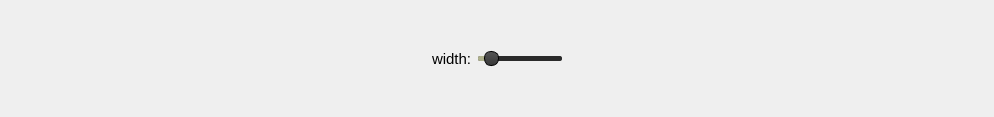
<?xml version="1.0" encoding="UTF-8"?>
<ui version="4.0">
 <class>LineProps</class>
 <widget class="QWidget" name="LineProps">
  <property name="geometry">
   <rect>
    <x>0</x>
    <y>0</y>
    <width>994</width>
    <height>117</height>
   </rect>
  </property>
  <property name="sizePolicy">
   <sizepolicy hsizetype="Expanding" vsizetype="Expanding">
    <horstretch>0</horstretch>
    <verstretch>0</verstretch>
   </sizepolicy>
  </property>
  <property name="windowTitle">
   <string>Form</string>
  </property>
  <layout class="QHBoxLayout" name="horizontalLayout">
   <item>
    <spacer name="horizontalSpacer_2">
     <property name="orientation">
      <enum>Qt::Horizontal</enum>
     </property>
     <property name="sizeHint" stdset="0">
      <size>
       <width>40</width>
       <height>20</height>
      </size>
     </property>
    </spacer>
   </item>
   <item>
    <widget class="QLabel" name="widthLabel">
     <property name="sizePolicy">
      <sizepolicy hsizetype="Preferred" vsizetype="Preferred">
       <horstretch>0</horstretch>
       <verstretch>0</verstretch>
      </sizepolicy>
     </property>
     <property name="styleSheet">
      <string notr="true">QLabel {
	font-size: 11pt;
}</string>
     </property>
     <property name="text">
      <string>width:</string>
     </property>
     <property name="textFormat">
      <enum>Qt::AutoText</enum>
     </property>
    </widget>
   </item>
   <item>
    <widget class="QSlider" name="widthSlider">
     <property name="sizePolicy">
      <sizepolicy hsizetype="Fixed" vsizetype="Expanding">
       <horstretch>0</horstretch>
       <verstretch>0</verstretch>
      </sizepolicy>
     </property>
     <property name="minimumSize">
      <size>
       <width>0</width>
       <height>0</height>
      </size>
     </property>
     <property name="maximumSize">
      <size>
       <width>130</width>
       <height>16777215</height>
      </size>
     </property>
     <property name="cursor">
      <cursorShape>PointingHandCursor</cursorShape>
     </property>
     <property name="styleSheet">
      <string notr="true">QSlider::groove {
    height: 5px;
	background: #2a2a2a;
	border-radius: 2px;
}

QSlider::handle{
    background: qlineargradient(x1:0, y1:0, x2:0, y2:1, stop:0 #555, stop:1 #383838);;
	width: 13px;
    margin: -5px 0;     
	border: 1px solid black;
	border-radius: 7px;
}

QSlider::sub-page {
	background: #aeb08d;
	border-radius: 2px;
}</string>
     </property>
     <property name="minimum">
      <number>1</number>
     </property>
     <property name="maximum">
      <number>50</number>
     </property>
     <property name="value">
      <number>5</number>
     </property>
     <property name="orientation">
      <enum>Qt::Horizontal</enum>
     </property>
     <property name="invertedAppearance">
      <bool>false</bool>
     </property>
     <property name="invertedControls">
      <bool>false</bool>
     </property>
    </widget>
   </item>
   <item>
    <spacer name="horizontalSpacer">
     <property name="orientation">
      <enum>Qt::Horizontal</enum>
     </property>
     <property name="sizeType">
      <enum>QSizePolicy::Expanding</enum>
     </property>
     <property name="sizeHint" stdset="0">
      <size>
       <width>40</width>
       <height>20</height>
      </size>
     </property>
    </spacer>
   </item>
  </layout>
 </widget>
 <resources/>
 <connections>
  <connection>
   <sender>widthSlider</sender>
   <signal>valueChanged(int)</signal>
   <receiver>LineProps</receiver>
   <slot>onWidthSliderChanged(int)</slot>
   <hints>
    <hint type="sourcelabel">
     <x>499</x>
     <y>70</y>
    </hint>
    <hint type="destinationlabel">
     <x>614</x>
     <y>92</y>
    </hint>
   </hints>
  </connection>
 </connections>
 <slots>
  <slot>onWidthSliderChanged(int)</slot>
 </slots>
</ui>
